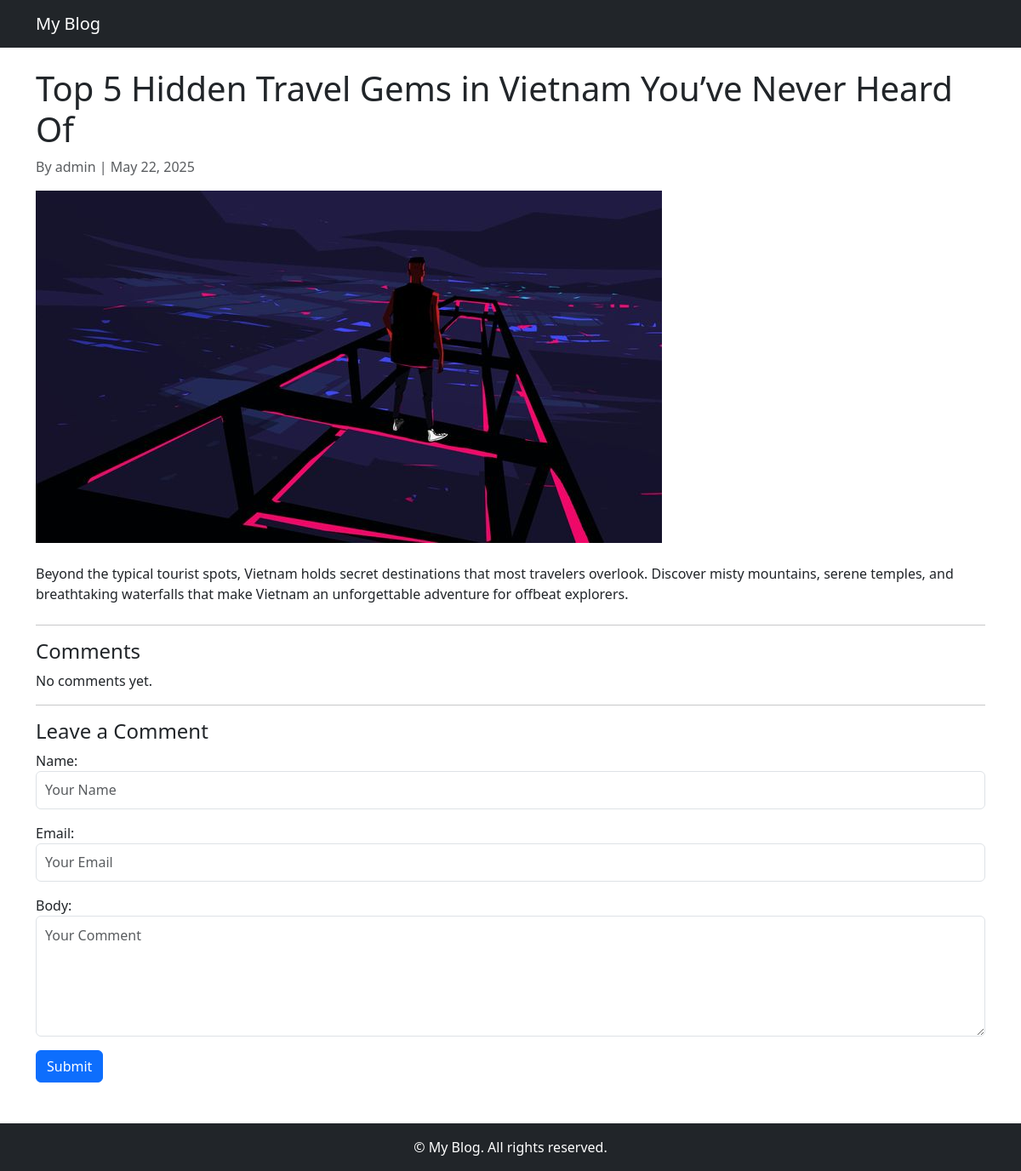
/post/top-5-hidden-travel-gems-in-vietnam-youve-never-he/, run on the app's committed database.
### blog/models.py (models this page shows, shortened)
class Post(models.Model):
    title = models.CharField(max_length=200)
    slug = models.SlugField(unique=True, blank=True)
    author = models.ForeignKey(User, on_delete=models.CASCADE)
    content = models.TextField()
    featured_image = models.ImageField(upload_to='posts/')
    created_at = models.DateTimeField(auto_now_add=True)
    updated_at = models.DateTimeField(auto_now=True)
    category = models.ForeignKey(Category, on_delete=models.SET_NULL, null=True)
    tags = models.ManyToManyField(Tag, blank=True)
    is_published = models.BooleanField(default=True)

### blog/views.py (the view, shortened to what this page needs)
# urls.py: path('post/<slug:slug>/', views.post_detail, name='post_detail'),
def post_detail(request, slug):
    post = get_object_or_404(Post, slug=slug)
    comments = post.comments.filter(approved=True)
    form = CommentForm()
    return render(request, 'blog/post_detail.html', {
        'post': post,
        'comments': comments,
        'form': form
    })

### blog/forms.py
class CommentForm(forms.ModelForm):
    class Meta:
        model = Comment
        fields = ['name', 'email', 'body']
        widgets = {
            'name': forms.TextInput(attrs={
                'class': 'form-control',
                'placeholder': 'Your Name',
                'style': 'width: 100%; height: 45px; padding: 10px;'
            }),
            'email': forms.EmailInput(attrs={
                'class': 'form-control',
                'placeholder': 'Your Email',
                'style': 'width: 100%; height: 45px; padding: 10px;'
            }),
            'body': forms.Textarea(attrs={
                'class': 'form-control',
                'placeholder': 'Your Comment',
                'rows': 5,
                'style': 'width: 100%; padding: 10px; resize: vertical;'
            }),
        }

### blog/templates/blog/post_detail.html (shortened to what this page needs)
{% extends 'blog/base.html' %}
{% block content %}
<h1>{{ post.title }}</h1>
<p class="text-muted">By {{ post.author }} | {{ post.created_at|date:"M d, Y" }}</p>
<img src="{{ post.featured_image.url }}" class="img-fluid mb-4" alt="{{ post.title }}">
<div class="mb-4">
    {{ post.content|linebreaks }}
</div>
<hr>
<h4>Comments</h4>
{% for comment in comments %}
    <div class="mb-3">
        <strong>{{ comment.name }}</strong> ({{ comment.created_at|date:"M d, Y H:i" }})<br>
        <p>{{ comment.body|linebreaks }}</p>
    </div>
{% empty %}
    <p>No comments yet.</p>
{% endfor %}
<hr>
<h4>Leave a Comment</h4>
<form method="post">
    {{ form.as_p }}
    <button type="submit" class="btn btn-primary">Submit</button>
</form>
{% endblock %}

### data on the page
Post: title "Top 5 Hidden Travel Gems in Vietnam You’ve Never Heard Of", author "admin", created_at "May 22, 2025", featured_image (picture), content "Beyond the typical tourist spots, Vietnam holds secret destinations that most travelers overlook. Discover misty mountains, serene temples, and breathtaking waterfalls that make Vietnam an unforgettable adventure for offbeat explorers."
